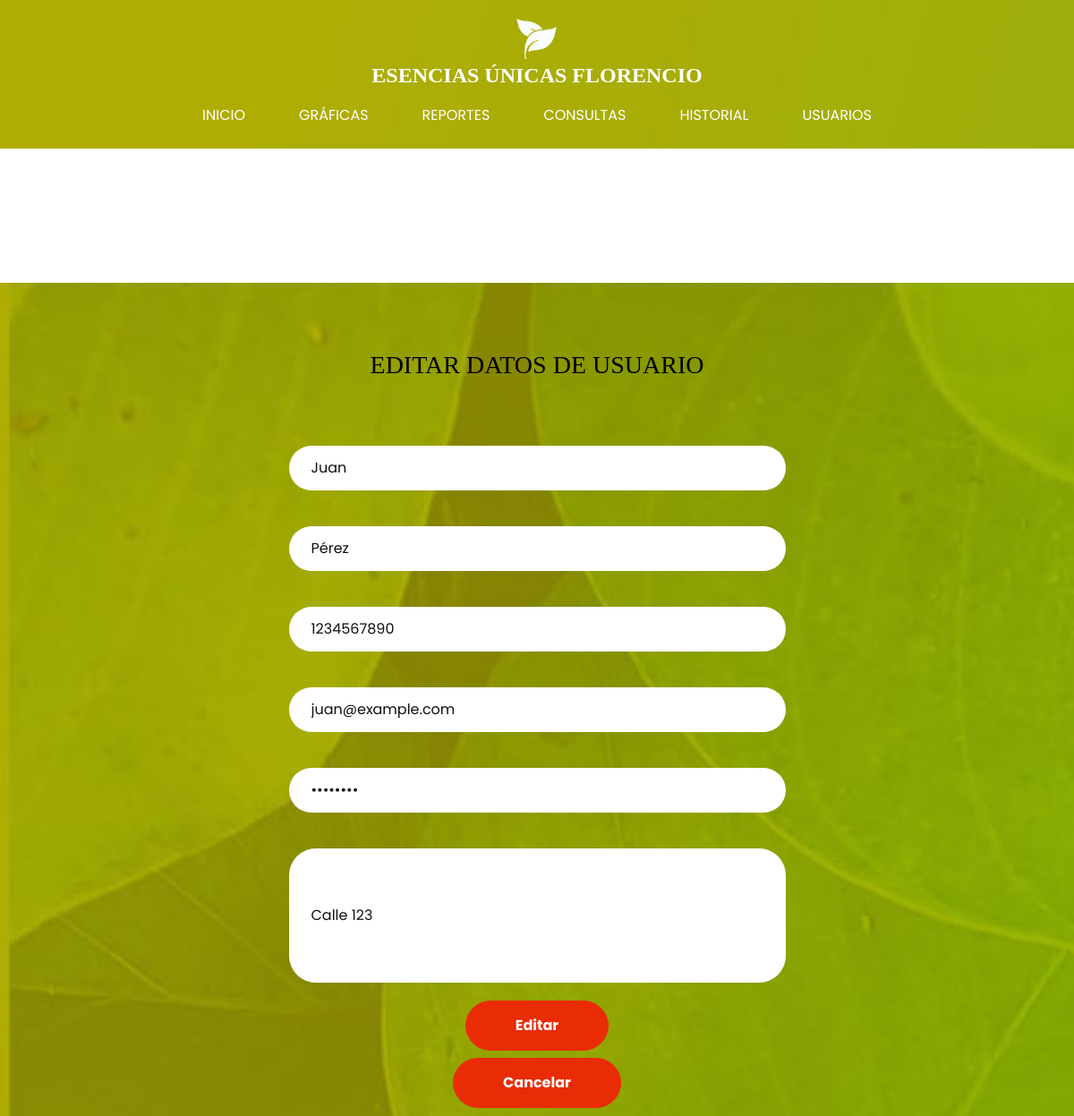
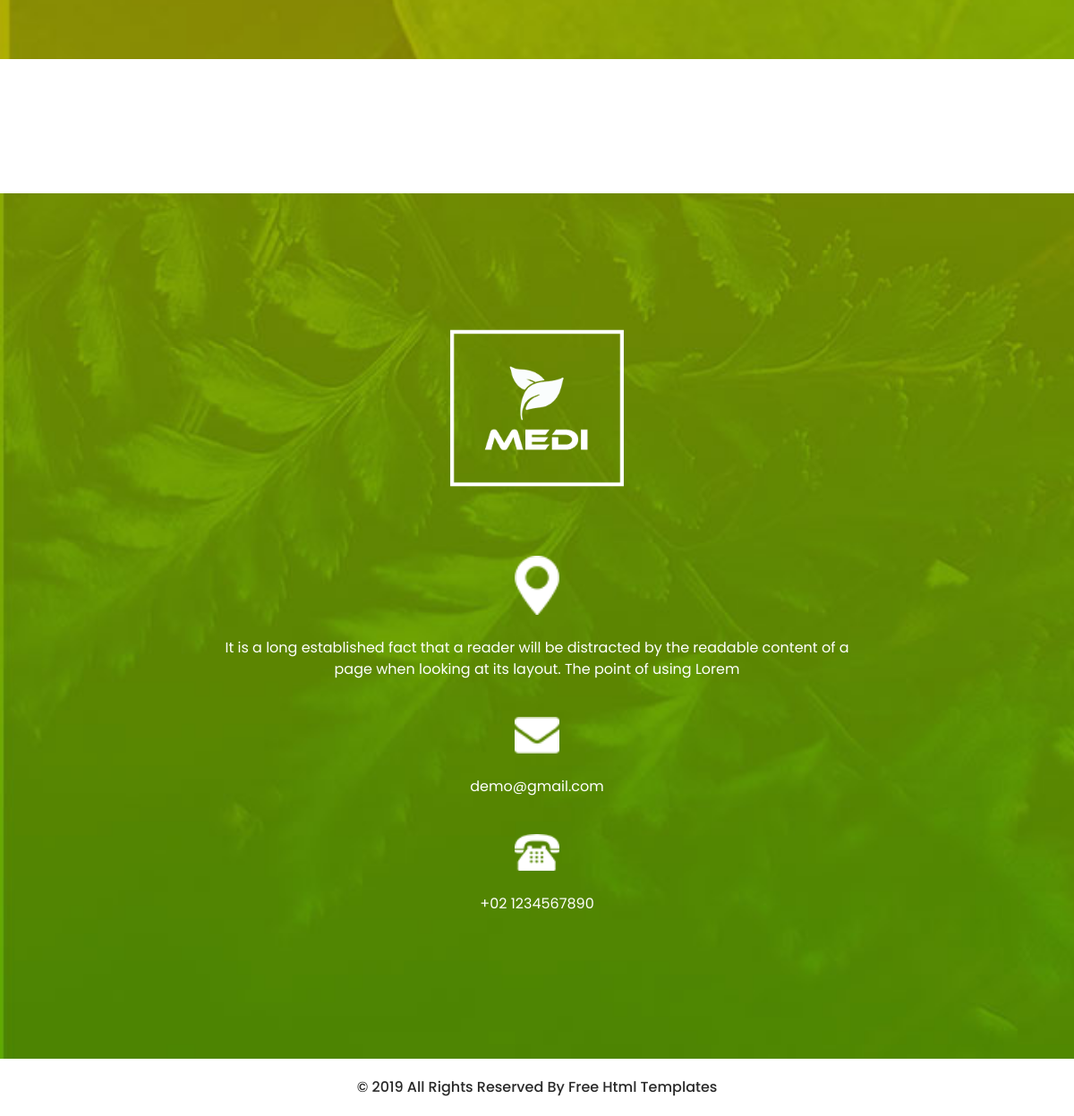
The page /verUsuario.php?id=1 on the database its author committed (2 pictures, top to bottom).
### tables this page shows
CREATE TABLE `usuarios_t` (
  `ID_US` int(11) NOT NULL,
  `NOMBRES_US` varchar(250) DEFAULT NULL,
  `APELLIDOS_US` varchar(250) DEFAULT NULL,
  `CORREO_US` varchar(500) DEFAULT NULL,
  `CLAVE_US` varchar(200) DEFAULT NULL,
  `CELULAR_US` varchar(20) DEFAULT NULL,
  `DIRECCION_US` varchar(500) DEFAULT NULL,
  `FECHA_ALTA_US` datetime DEFAULT NULL,
  `ESTATUS_US` int(11) DEFAULT NULL
);

### verUsuario.php (the view, shortened to what this page needs)
<!DOCTYPE html>
<html>
<head>
  <link rel="stylesheet" type="text/css"
    href="https://cdnjs.cloudflare.com/ajax/libs/OwlCarousel2/2.1.3/assets/owl.carousel.min.css" />
  <link rel="stylesheet" type="text/css" href="css/bootstrap.css" />
  <link href="css/style.css" rel="stylesheet" />
  <link href="css/responsive.css" rel="stylesheet" />
</head>
<body class="sub_page">
    <?php
       include 'conn.php';
       $id = $_GET['id'];
       $sql = "SELECT ID_US, NOMBRES_US, APELLIDOS_US, DIRECCION_US, CELULAR_US, CORREO_US, CLAVE_US FROM USUARIOS_T WHERE ID_US = $id AND ESTATUS_US = 1";
       $resultado = mysqli_fetch_assoc(mysqli_query($conn, $sql));
    ?>
  <div class="hero_area">
    <header class="header_section">
      <div class="container-fluid">
        <nav class="navbar navbar-expand-lg custom_nav-container pt-3">
          <a class="navbar-brand" href="index.html">
            <img src="images/logo.png" alt="" />
            <span>
              Esencias Únicas Florencio
            </span>
          </a>
          <div class="collapse navbar-collapse" id="navbarSupportedContent">
            <div class="d-flex ml-auto flex-column flex-lg-row align-items-center">
              <ul class="navbar-nav  ">
                <li class="nav-item active">
                  <a class="nav-link" href="inicio.php">Inicio <span class="sr-only">(current)</span></a>
                </li>
                <li class="nav-item">
                  <a class="nav-link" href="graficas.php"> Gráficas </a>
                </li>
                <li class="nav-item">
                  <a class="nav-link" href="reportes.php"> Reportes </a>
                </li>
                <li class="nav-item">
                  <a class="nav-link" href="consultas.php"> Consultas </a>
                </li>
                <li class="nav-item">
                  <a class="nav-link" href="historial.php"> Historial </a>
                </li>
                <li class="nav-item">
                  <a class="nav-link" href="usuarios.php">Usuarios</a>
                </li>
              </ul>
            </div>
          </div>
        </nav>
      </div>
    </header>
  </div>
  <section class="product_section layout_padding">
    </section>
    <section class="contact_section layout_padding">
      <div class="custom_heading-container">
        <h3 class="text-center " style="color: black;">
          EDITAR DATOS DE USUARIO
        </h3>
      </div>
      <div class="container layout_padding2-top">
        <div class="row">
          <div class="col-md-6 mx-auto">
            <form action="" method="POST">
            <div>
                <input id="txtNombres" name="txtNombres" type="text" placeholder="Nombres" value="<?php echo "{$resultado['NOMBRES_US']}";?>">
              </div>
              <div>
                <input id="txtApellidos" name="txtApellidos" type="text" placeholder="Apellidos" value="<?php echo "{$resultado['APELLIDOS_US']}";?>">
              </div>
              <div>
                  <input id="txtCelular" name="txtCelular" type="text" placeholder="Número de celular" value="<?php echo "{$resultado['CELULAR_US']}";?>">
                </div>
                <div>
                    <input id="txtCorreo" name="txtCorreo" type="text" placeholder="Correo electrónico" value="<?php echo "{$resultado['CORREO_US']}";?>">
                </div>
                <div>
                    <input id="txtClave" name="txtClave" type="password" placeholder="Contraseña" value="<?php echo "{$resultado['CLAVE_US']}";?>">
                </div>
                <div>
                  <input id="txtDireccion" name="txtDireccion" type="text" class="message-box" placeholder="Dirección" value="<?php echo "{$resultado['DIRECCION_US']}";?>">
                </div>
              <div class="d-flex justify-content-center mb-2">
                <button type="submit" id="btnAgregar" name="btnAgregar">
                  Editar
                </button>
              </div>
              <div class="d-flex justify-content-center ">
                <button type="submit" id="btnCancelar" name="btnCancelar">
                  Cancelar
                </button>
              </div>
            </form>
          </div>
        </div>
      </div>
    </section>
    <section class="product_section layout_padding">
    </section>
    <?php
      include 'footer.php'
    ?>
</body>
</html>

### css/style.css (style rules this page uses)
h1, h2, h3 { font-family: "Ethnocentric"; }
body { font-family: "poppins", sans-serif; color: #101010; background-color: #ffffff; }
.layout_padding { padding: 75px 0; }
.layout_padding2-top { padding-top: 45px; }
.hero_area { height: 98vh; background-image: url(../images/hero.jpg); background-size: cover; background-attachment: fixed; }
.sub_page .hero_area { height: auto; }
.header_section .container-fluid { padding-right: 25px; padding-left: 25px; }
.custom_nav-container.navbar-expand-lg .navbar-nav .nav-link { padding: 10px 30px; color: #ffffff; text-align: center; text-transform: uppercase; }
a, a:hover, a:focus { text-decoration: none; }
.navbar-brand, .navbar-brand:hover { text-transform: uppercase; font-weight: bold; font-size: 24px; color: #fafcfd; }
.navbar-brand { display: -webkit-box; display: -ms-flexbox; display: flex; -webkit-box-align: center; -ms-flex-align: center; align-items: center; -webkit-box-orient: vertical; -webkit-box-direction: normal; -ms-flex-direction: column; flex-direction: column; align-items: center; margin-right: 0; }
.navbar-brand img { width: 45px; }
.navbar-brand span { font-size: 24px; font-weight: 700; color: #ffffff; font-family: "Ethnocentric"; }
.custom_nav-container { z-index: 99999; padding: 15px 0; -webkit-box-orient: vertical; -webkit-box-direction: normal; -ms-flex-direction: column; flex-direction: column; -webkit-box-align: center; -ms-flex-align: center; align-items: center; }
.contact_section { color: #fff; background: url(../images/contact-bg.jpg); background-size: cover; background-repeat: no-repeat; background-attachment: fixed; }
.contact_section input { width: 100%; border: 0; height: 50px; border-radius: 30px; margin: 20px 0; padding-left: 25px; background-color: #ffffff; outline: none; color: #101010; }
.contact_section input::placeholder { color: #131313; }
.contact_section input.message-box { height: 150px; }
.contact_section button { background-color: #e92c06; padding: 15px 55px; outline: none; border: none; border-radius: 30px; border: 1px solid #e92c06; color: #fff; font-weight: bold; }

### css/responsive.css (style rules this page uses)
@media (min-width: 1200px) { .container { max-width: 1170px; } }

### rows shown on the page
usuarios_t: txtNombres "Juan", txtApellidos "Pérez", txtCelular "1234567890", txtCorreo "juan@example.com", txtDireccion "Calle 123"
